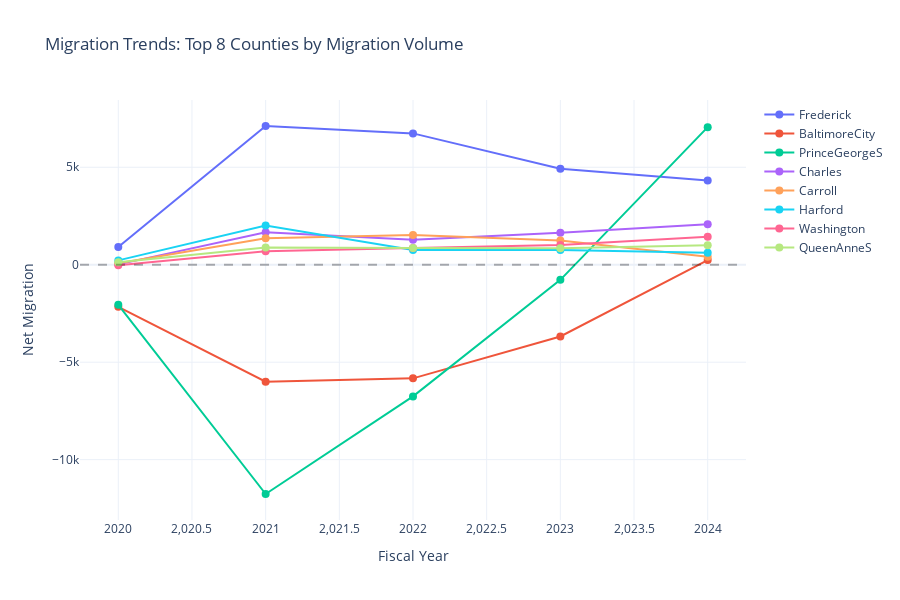

The cell this chart's notebook holds for it:
### Markdown cell above
## 5. Temporal Trends by County

### Code cell
# Select top 8 counties by total absolute migration for trend analysis
top_counties = total_by_county.abs().nlargest(8).index.tolist()

# Filter county data for selected counties
trend_data = county_data[county_data['County'].isin(top_counties)]

# Create line chart
fig = go.Figure()

for county in top_counties:
    county_trend = trend_data[trend_data['County'] == county]
    fig.add_trace(go.Scatter(
        x=county_trend['FiscalYear'],
        y=county_trend['NetMigration'],
        mode='lines+markers',
        name=county,
        line=dict(width=2),
        marker=dict(size=8)
    ))

fig.update_layout(
    title='Migration Trends: Top 8 Counties by Migration Volume',
    xaxis_title='Fiscal Year',
    yaxis_title='Net Migration',
    template='plotly_white',
    height=600,
    hovermode='x unified',
    legend=dict(
        orientation="v",
        yanchor="top",
        y=1,
        xanchor="left",
        x=1.02
    )
)

fig.add_hline(y=0, line_dash="dash", line_color="black", opacity=0.3)
fig.show()

### Figure 1 — Plotly figure (JSON) as saved in the notebook; plotly's stock layout.template omitted (floating-point values rounded to 4 significant figures)
{"data": [{"line": {"width": 2}, "marker": {"size": 8}, "mode": "lines+markers", "name": "Frederick", "type": "scatter", "x": [2020, 2021, 2022, 2023, 2024], "y": [913, 7118, 6739, 4920, 4324]}, {"line": {"width": 2}, "marker": {"size": 8}, "mode": "lines+markers", "name": "BaltimoreCity", "type": "scatter", "x": [2020, 2021, 2022, 2023, 2024], "y": [-2161, -6001, -5830, -3681, 237]}, {"line": {"width": 2}, "marker": {"size": 8}, "mode": "lines+markers", "name": "PrinceGeorgeS", "type": "scatter", "x": [2020, 2021, 2022, 2023, 2024], "y": [-2058, -11763, -6755, -776, 7059]}, {"line": {"width": 2}, "marker": {"size": 8}, "mode": "lines+markers", "name": "Charles", "type": "scatter", "x": [2020, 2021, 2022, 2023, 2024], "y": [19, 1662, 1280, 1646, 2080]}, {"line": {"width": 2}, "marker": {"size": 8}, "mode": "lines+markers", "name": "Carroll", "type": "scatter", "x": [2020, 2021, 2022, 2023, 2024], "y": [79, 1362, 1527, 1246, 404]}, {"line": {"width": 2}, "marker": {"size": 8}, "mode": "lines+markers", "name": "Harford", "type": "scatter", "x": [2020, 2021, 2022, 2023, 2024], "y": [223, 2008, 752, 761, 610]}, {"line": {"width": 2}, "marker": {"size": 8}, "mode": "lines+markers", "name": "Washington", "type": "scatter", "x": [2020, 2021, 2022, 2023, 2024], "y": [-27, 693, 858, 1012, 1438]}, {"line": {"width": 2}, "marker": {"size": 8}, "mode": "lines+markers", "name": "QueenAnneS", "type": "scatter", "x": [2020, 2021, 2022, 2023, 2024], "y": [127, 879, 861, 850, 1003]}], "layout": {"height": 600, "hovermode": "x unified", "legend": {"orientation": "v", "x": 1.02, "xanchor": "left", "y": 1, "yanchor": "top"}, "shapes": [{"line": {"color": "black", "dash": "dash"}, "opacity": 0.3, "type": "line", "x0": 0, "x1": 1, "xref": "x domain", "y0": 0, "y1": 0, "yref": "y"}], "title": {"text": "Migration Trends: Top 8 Counties by Migration Volume"}, "xaxis": {"title": {"text": "Fiscal Year"}}, "yaxis": {"title": {"text": "Net Migration"}}}}
